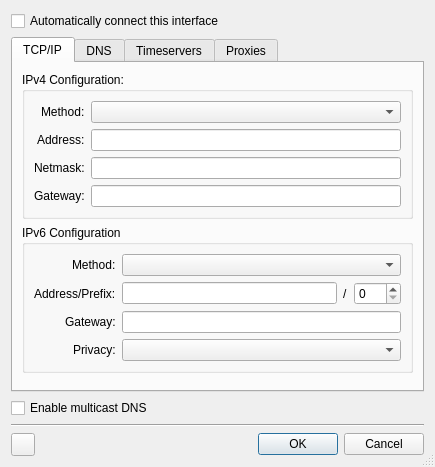
<?xml version="1.0" encoding="UTF-8"?>
<ui version="4.0">
 <class>Peditor</class>
 <widget class="QDialog" name="Peditor">
  <property name="geometry">
   <rect>
    <x>0</x>
    <y>0</y>
    <width>431</width>
    <height>467</height>
   </rect>
  </property>
  <property name="windowTitle">
   <string>Property Editor</string>
  </property>
  <property name="sizeGripEnabled">
   <bool>true</bool>
  </property>
  <property name="modal">
   <bool>true</bool>
  </property>
  <layout class="QVBoxLayout" name="verticalLayout_3">
   <item>
    <widget class="QCheckBox" name="checkBox_autoconnect">
     <property name="whatsThis">
      <string comment="property editor">&lt;html&gt;&lt;head/&gt;&lt;body&gt;&lt;p&gt;If checked this service will auto-connect when no other connection is available. This is only available for services marked &amp;quot;Favorite&amp;quot;. &lt;/p&gt;&lt;p&gt;The service will not auto-connect while roaming.&lt;/p&gt;&lt;/body&gt;&lt;/html&gt;</string>
     </property>
     <property name="text">
      <string>Automatically connect this interface</string>
     </property>
    </widget>
   </item>
   <item>
    <widget class="QTabWidget" name="tabWidget_peditor">
     <property name="currentIndex">
      <number>0</number>
     </property>
     <widget class="QWidget" name="tabWidget_peditorPage5">
      <attribute name="title">
       <string>TCP/IP</string>
      </attribute>
      <layout class="QVBoxLayout" name="verticalLayout">
       <item>
        <widget class="QGroupBox" name="gb_ipv4">
         <property name="title">
          <string>IPv4 Configuration:</string>
         </property>
         <layout class="QFormLayout" name="formLayout_2">
          <property name="labelAlignment">
           <set>Qt::AlignRight|Qt::AlignTrailing|Qt::AlignVCenter</set>
          </property>
          <item row="0" column="0">
           <widget class="QLabel" name="label_ipv4method">
            <property name="whatsThis">
             <string>&lt;html&gt;&lt;head/&gt;&lt;body&gt;&lt;p&gt;Possible values of &lt;span style=&quot; font-weight:600;&quot;&gt;dhcp&lt;/span&gt;, &lt;span style=&quot; font-weight:600;&quot;&gt;manual&lt;/span&gt;, and &lt;span style=&quot; font-weight:600;&quot;&gt;off&lt;/span&gt;.&lt;/p&gt;&lt;p&gt;If &lt;span style=&quot; font-weight:600;&quot;&gt;manual&lt;/span&gt; is selected boxes for &lt;span style=&quot; font-weight:600;&quot;&gt;Address&lt;/span&gt;, &lt;span style=&quot; font-weight:600;&quot;&gt;Netmask&lt;/span&gt; and&lt;span style=&quot; font-weight:600;&quot;&gt; Gateway&lt;/span&gt; will become visible.&lt;/p&gt;&lt;/body&gt;&lt;/html&gt;</string>
            </property>
            <property name="text">
             <string>Method:</string>
            </property>
           </widget>
          </item>
          <item row="0" column="1">
           <widget class="QComboBox" name="comboBox_ipv4method">
            <property name="currentText">
             <string/>
            </property>
           </widget>
          </item>
          <item row="1" column="0">
           <widget class="QLabel" name="label_ipv4address">
            <property name="whatsThis">
             <string>&lt;html&gt;&lt;head/&gt;&lt;body&gt;&lt;p&gt;The IPv4 address to use for this connection.&lt;/p&gt;&lt;/body&gt;&lt;/html&gt;</string>
            </property>
            <property name="text">
             <string>Address:</string>
            </property>
           </widget>
          </item>
          <item row="1" column="1">
           <widget class="QLineEdit" name="lineEdit_ipv4address">
            <property name="whatsThis">
             <string comment="property editor">&lt;!DOCTYPE HTML PUBLIC &quot;-//W3C//DTD HTML 4.0//EN&quot; &quot;http://www.w3.org/TR/REC-html40/strict.dtd&quot;&gt;
&lt;html&gt;&lt;head&gt;&lt;meta name=&quot;qrichtext&quot; content=&quot;1&quot; /&gt;&lt;style type=&quot;text/css&quot;&gt;
p, li { white-space: pre-wrap; }
&lt;/style&gt;&lt;/head&gt;&lt;body style=&quot; font-family:'Sans Serif'; font-size:9pt; font-weight:400; font-style:normal;&quot;&gt;
&lt;p style=&quot; margin-top:12px; margin-bottom:12px; margin-left:0px; margin-right:0px; -qt-block-indent:0; text-indent:0px;&quot;&gt;The IPv4 address to use for this connection.&lt;/p&gt;&lt;/body&gt;&lt;/html&gt;</string>
            </property>
           </widget>
          </item>
          <item row="2" column="0">
           <widget class="QLabel" name="label_ipv4netmask">
            <property name="whatsThis">
             <string>&lt;html&gt;&lt;head/&gt;&lt;body&gt;&lt;p&gt;The IPv4 netmask for this connection.&lt;/p&gt;&lt;/body&gt;&lt;/html&gt;</string>
            </property>
            <property name="text">
             <string>Netmask:</string>
            </property>
           </widget>
          </item>
          <item row="2" column="1">
           <widget class="QLineEdit" name="lineEdit_ipv4netmask">
            <property name="whatsThis">
             <string comment="property editor">&lt;!DOCTYPE HTML PUBLIC &quot;-//W3C//DTD HTML 4.0//EN&quot; &quot;http://www.w3.org/TR/REC-html40/strict.dtd&quot;&gt;
&lt;html&gt;&lt;head&gt;&lt;meta name=&quot;qrichtext&quot; content=&quot;1&quot; /&gt;&lt;style type=&quot;text/css&quot;&gt;
p, li { white-space: pre-wrap; }
&lt;/style&gt;&lt;/head&gt;&lt;body style=&quot; font-family:'Sans Serif'; font-size:9pt; font-weight:400; font-style:normal;&quot;&gt;
&lt;p style=&quot; margin-top:12px; margin-bottom:12px; margin-left:0px; margin-right:0px; -qt-block-indent:0; text-indent:0px;&quot;&gt;The IPv4 netmask for this connection.&lt;/p&gt;&lt;/body&gt;&lt;/html&gt;</string>
            </property>
           </widget>
          </item>
          <item row="3" column="0">
           <widget class="QLabel" name="label_ipv4gateway">
            <property name="whatsThis">
             <string>&lt;html&gt;&lt;head/&gt;&lt;body&gt;&lt;p&gt;The IPv4 gateway for this connection. This field is optional and may be left blank&lt;/p&gt;&lt;/body&gt;&lt;/html&gt;</string>
            </property>
            <property name="text">
             <string>Gateway:</string>
            </property>
           </widget>
          </item>
          <item row="3" column="1">
           <widget class="QLineEdit" name="lineEdit_ipv4gateway">
            <property name="whatsThis">
             <string comment="property editor">&lt;!DOCTYPE HTML PUBLIC &quot;-//W3C//DTD HTML 4.0//EN&quot; &quot;http://www.w3.org/TR/REC-html40/strict.dtd&quot;&gt;
&lt;html&gt;&lt;head&gt;&lt;meta name=&quot;qrichtext&quot; content=&quot;1&quot; /&gt;&lt;style type=&quot;text/css&quot;&gt;
p, li { white-space: pre-wrap; }
&lt;/style&gt;&lt;/head&gt;&lt;body style=&quot; font-family:'Sans Serif'; font-size:9pt; font-weight:400; font-style:normal;&quot;&gt;
&lt;p style=&quot; margin-top:12px; margin-bottom:12px; margin-left:0px; margin-right:0px; -qt-block-indent:0; text-indent:0px;&quot;&gt;The IPv4 gateway for this connection. This field is optional and may be left blank&lt;/p&gt;&lt;/body&gt;&lt;/html&gt;</string>
            </property>
           </widget>
          </item>
         </layout>
        </widget>
       </item>
       <item>
        <widget class="QGroupBox" name="gb_ipv6">
         <property name="title">
          <string>IPv6 Configuration</string>
         </property>
         <layout class="QFormLayout" name="formLayout_3">
          <property name="labelAlignment">
           <set>Qt::AlignRight|Qt::AlignTrailing|Qt::AlignVCenter</set>
          </property>
          <item row="0" column="0">
           <widget class="QLabel" name="label_ipv6method">
            <property name="whatsThis">
             <string>&lt;html&gt;&lt;head/&gt;&lt;body&gt;&lt;p&gt;Possible values are &amp;quot;auto&amp;quot;, &amp;quot;manual&amp;quot;,  and &amp;quot;off&amp;quot;&lt;/p&gt;&lt;/body&gt;&lt;/html&gt;</string>
            </property>
            <property name="text">
             <string>Method:</string>
            </property>
           </widget>
          </item>
          <item row="0" column="1">
           <widget class="QComboBox" name="comboBox_ipv6method">
            <property name="currentText">
             <string/>
            </property>
           </widget>
          </item>
          <item row="1" column="0">
           <widget class="QLabel" name="label_v6address">
            <property name="whatsThis">
             <string>&lt;html&gt;&lt;head/&gt;&lt;body&gt;&lt;p&gt;The IPv6 address to use for this connection.&lt;/p&gt;&lt;/body&gt;&lt;/html&gt;</string>
            </property>
            <property name="text">
             <string>Address/Prefix:</string>
            </property>
           </widget>
          </item>
          <item row="1" column="1">
           <layout class="QHBoxLayout" name="horizontalLayout">
            <item>
             <widget class="QLineEdit" name="lineEdit_ipv6address">
              <property name="whatsThis">
               <string>&lt;html&gt;&lt;head/&gt;&lt;body&gt;&lt;p&gt;The IPv6 address to use for this connection.&lt;/p&gt;&lt;/body&gt;&lt;/html&gt;</string>
              </property>
              <property name="text">
               <string/>
              </property>
             </widget>
            </item>
            <item>
             <widget class="QLabel" name="label_v6length">
              <property name="whatsThis">
               <string>&lt;html&gt;&lt;head/&gt;&lt;body&gt;&lt;p&gt;The prefix length of the IPv6 connection.&lt;/p&gt;&lt;/body&gt;&lt;/html&gt;</string>
              </property>
              <property name="text">
               <string>/</string>
              </property>
             </widget>
            </item>
            <item>
             <widget class="QSpinBox" name="spinBox_ipv6prefixlength">
              <property name="whatsThis">
               <string>&lt;html&gt;&lt;head/&gt;&lt;body&gt;&lt;p&gt;The prefix length of the IPv6 connection.&lt;/p&gt;&lt;/body&gt;&lt;/html&gt;</string>
              </property>
              <property name="maximum">
               <number>255</number>
              </property>
             </widget>
            </item>
           </layout>
          </item>
          <item row="2" column="0">
           <widget class="QLabel" name="label_v6gateway">
            <property name="whatsThis">
             <string>&lt;html&gt;&lt;head/&gt;&lt;body&gt;&lt;p&gt;The IPv6 gateway for this connection. This field is optional and may be left blank&lt;/p&gt;&lt;/body&gt;&lt;/html&gt;</string>
            </property>
            <property name="text">
             <string>Gateway:</string>
            </property>
           </widget>
          </item>
          <item row="2" column="1">
           <widget class="QLineEdit" name="lineEdit_ipv6gateway">
            <property name="whatsThis">
             <string>&lt;html&gt;&lt;head/&gt;&lt;body&gt;&lt;p&gt;The IPv6 gateway for this connection. This field is optional and may be left blank&lt;/p&gt;&lt;/body&gt;&lt;/html&gt;</string>
            </property>
           </widget>
          </item>
          <item row="3" column="0">
           <widget class="QLabel" name="label_v6privacy">
            <property name="whatsThis">
             <string>&lt;html&gt;&lt;head/&gt;&lt;body&gt;&lt;p&gt;Enable or disable the IPv6 privacy extension as described in RFC 4941.&lt;/p&gt;&lt;p&gt;&lt;span style=&quot; font-weight:600;&quot;&gt;Disabled&lt;/span&gt;: privacy extension is disabled and normal autoconf addresses are used.&lt;/p&gt;&lt;p&gt;&lt;span style=&quot; font-weight:600;&quot;&gt;Enabled&lt;/span&gt;: the system prefers to use public addresses over temporary addresses.&lt;/p&gt;&lt;p&gt;&lt;span style=&quot; font-weight:600;&quot;&gt;Prefered&lt;/span&gt;: privacy extension is enabled and the system prefers temporary addresses over public addresses.&lt;/p&gt;&lt;p&gt;&lt;br/&gt;&lt;/p&gt;&lt;/body&gt;&lt;/html&gt;</string>
            </property>
            <property name="text">
             <string>Privacy:</string>
            </property>
           </widget>
          </item>
          <item row="3" column="1">
           <widget class="QComboBox" name="comboBox_ipv6privacy">
            <property name="whatsThis">
             <string>&lt;!DOCTYPE HTML PUBLIC &quot;-//W3C//DTD HTML 4.0//EN&quot; &quot;http://www.w3.org/TR/REC-html40/strict.dtd&quot;&gt;
&lt;html&gt;&lt;head&gt;&lt;meta name=&quot;qrichtext&quot; content=&quot;1&quot; /&gt;&lt;style type=&quot;text/css&quot;&gt;
p, li { white-space: pre-wrap; }
&lt;/style&gt;&lt;/head&gt;&lt;body style=&quot; font-family:'Sans Serif'; font-size:9pt; font-weight:400; font-style:normal;&quot;&gt;
&lt;p style=&quot; margin-top:12px; margin-bottom:12px; margin-left:0px; margin-right:0px; -qt-block-indent:0; text-indent:0px;&quot;&gt;Enable or disable the IPv6 privacy extension as described in RFC 4941,&lt;/p&gt;
&lt;p style=&quot; margin-top:12px; margin-bottom:12px; margin-left:0px; margin-right:0px; -qt-block-indent:0; text-indent:0px;&quot;&gt;&lt;span style=&quot; font-weight:600;&quot;&gt;Disabled&lt;/span&gt;: privacy extension is disabled and normal autoconf addresses are used.&lt;/p&gt;
&lt;p style=&quot; margin-top:12px; margin-bottom:12px; margin-left:0px; margin-right:0px; -qt-block-indent:0; text-indent:0px;&quot;&gt;&lt;span style=&quot; font-weight:600;&quot;&gt;Enabled&lt;/span&gt;: the system prefers to use public addresses over temporary addresses.&lt;/p&gt;
&lt;p style=&quot; margin-top:12px; margin-bottom:12px; margin-left:0px; margin-right:0px; -qt-block-indent:0; text-indent:0px;&quot;&gt;&lt;span style=&quot; font-weight:600;&quot;&gt;Prefered&lt;/span&gt;: privacy extension is enabled and the system prefers temporary addresses over public addresses.&lt;/p&gt;
&lt;p style=&quot; margin-top:12px; margin-bottom:12px; margin-left:0px; margin-right:0px; -qt-block-indent:0; text-indent:0px;&quot;&gt;&lt;br /&gt;&lt;/p&gt;&lt;/body&gt;&lt;/html&gt;</string>
            </property>
            <property name="currentText">
             <string/>
            </property>
           </widget>
          </item>
         </layout>
        </widget>
       </item>
       <item>
        <spacer name="verticalSpacer_2">
         <property name="orientation">
          <enum>Qt::Vertical</enum>
         </property>
         <property name="sizeHint" stdset="0">
          <size>
           <width>20</width>
           <height>25</height>
          </size>
         </property>
        </spacer>
       </item>
      </layout>
     </widget>
     <widget class="QWidget" name="tabWidget_peditorPage2">
      <attribute name="title">
       <string>DNS</string>
      </attribute>
      <layout class="QFormLayout" name="formLayout">
       <property name="labelAlignment">
        <set>Qt::AlignRight|Qt::AlignTrailing|Qt::AlignVCenter</set>
       </property>
       <item row="0" column="0">
        <widget class="QLabel" name="label">
         <property name="text">
          <string>Nameservers:</string>
         </property>
        </widget>
       </item>
       <item row="0" column="1">
        <widget class="QLineEdit" name="lineEdit_nameservers">
         <property name="whatsThis">
          <string notr="true"/>
         </property>
        </widget>
       </item>
       <item row="1" column="0">
        <widget class="QLabel" name="l_searchdom">
         <property name="text">
          <string>Search Domains:</string>
         </property>
        </widget>
       </item>
       <item row="1" column="1">
        <widget class="QLineEdit" name="lineEdit_domains">
         <property name="whatsThis">
          <string notr="true"/>
         </property>
        </widget>
       </item>
       <item row="2" column="0" colspan="2">
        <spacer name="verticalSpacer_4">
         <property name="orientation">
          <enum>Qt::Vertical</enum>
         </property>
         <property name="sizeHint" stdset="0">
          <size>
           <width>20</width>
           <height>40</height>
          </size>
         </property>
        </spacer>
       </item>
      </layout>
     </widget>
     <widget class="QWidget" name="tabWidget_peditorPage3">
      <attribute name="title">
       <string>Timeservers</string>
      </attribute>
      <layout class="QFormLayout" name="fl_ts">
       <property name="labelAlignment">
        <set>Qt::AlignRight|Qt::AlignTrailing|Qt::AlignVCenter</set>
       </property>
       <item row="0" column="0">
        <widget class="QLabel" name="l_ts">
         <property name="text">
          <string>Timeservers:</string>
         </property>
        </widget>
       </item>
       <item row="0" column="1">
        <widget class="QLineEdit" name="lineEdit_timeservers">
         <property name="whatsThis">
          <string notr="true"/>
         </property>
        </widget>
       </item>
       <item row="1" column="1">
        <spacer name="verticalSpacer_5">
         <property name="orientation">
          <enum>Qt::Vertical</enum>
         </property>
         <property name="sizeHint" stdset="0">
          <size>
           <width>20</width>
           <height>40</height>
          </size>
         </property>
        </spacer>
       </item>
      </layout>
     </widget>
     <widget class="QWidget" name="tabWidget_peditorPage7">
      <attribute name="title">
       <string>Proxies</string>
      </attribute>
      <layout class="QFormLayout" name="fl_proxies">
       <property name="labelAlignment">
        <set>Qt::AlignRight|Qt::AlignTrailing|Qt::AlignVCenter</set>
       </property>
       <item row="0" column="0">
        <widget class="QLabel" name="label_13">
         <property name="text">
          <string>Method:</string>
         </property>
        </widget>
       </item>
       <item row="0" column="1">
        <widget class="QComboBox" name="comboBox_proxymethod">
         <property name="currentText">
          <string/>
         </property>
        </widget>
       </item>
       <item row="1" column="0">
        <widget class="QLabel" name="label_proxyUrl">
         <property name="text">
          <string>URL:</string>
         </property>
        </widget>
       </item>
       <item row="1" column="1">
        <widget class="QLineEdit" name="lineEdit_proxyurl">
         <property name="whatsThis">
          <string>&lt;html&gt;&lt;head/&gt;&lt;body&gt;&lt;p&gt;Automatic proxy configuration URL.  Used by the &amp;quot;auto&amp;quot; method.&lt;/p&gt;&lt;/body&gt;&lt;/html&gt;</string>
         </property>
        </widget>
       </item>
       <item row="2" column="0">
        <widget class="QLabel" name="label_proxyServers">
         <property name="text">
          <string>Servers:</string>
         </property>
        </widget>
       </item>
       <item row="2" column="1">
        <widget class="QLineEdit" name="lineEdit_proxyexcludes">
         <property name="whatsThis">
          <string>&lt;html&gt;&lt;head/&gt;&lt;body&gt;&lt;p&gt;Used when &amp;quot;manual&amp;quot; is set.  A list of hosts which can be accessed directly.&lt;/p&gt;&lt;p&gt;&lt;br/&gt;&lt;/p&gt;&lt;p&gt;Enter one or more IP addresses.  Separate each address you enter by a comma, semi-colon, or by white space.&lt;/p&gt;&lt;/body&gt;&lt;/html&gt;</string>
         </property>
        </widget>
       </item>
       <item row="3" column="0">
        <widget class="QLabel" name="label_proxyexcludes">
         <property name="text">
          <string>Excludes:</string>
         </property>
        </widget>
       </item>
       <item row="3" column="1">
        <widget class="QLineEdit" name="lineEdit_proxyservers">
         <property name="whatsThis">
          <string comment="property editor">&lt;!DOCTYPE HTML PUBLIC &quot;-//W3C//DTD HTML 4.0//EN&quot; &quot;http://www.w3.org/TR/REC-html40/strict.dtd&quot;&gt;
&lt;html&gt;&lt;head&gt;&lt;meta name=&quot;qrichtext&quot; content=&quot;1&quot; /&gt;&lt;style type=&quot;text/css&quot;&gt;
p, li { white-space: pre-wrap; }
&lt;/style&gt;&lt;/head&gt;&lt;body style=&quot; font-family:'Sans Serif'; font-size:9pt; font-weight:400; font-style:normal;&quot;&gt;
&lt;p style=&quot; margin-top:12px; margin-bottom:12px; margin-left:0px; margin-right:0px; -qt-block-indent:0; text-indent:0px;&quot;&gt;Used when &amp;quot;manual&amp;quot; is set. List of proxy URIs. The URI without a protocol will be interpreted as the generic proxy URI.&lt;/p&gt;
&lt;p style=&quot; margin-top:12px; margin-bottom:12px; margin-left:0px; margin-right:0px; -qt-block-indent:0; text-indent:0px;&quot;&gt;Enter one or more IP addresses. Separate each address you enter by a comma, semi-colon, or by white space.&lt;/p&gt;&lt;/body&gt;&lt;/html&gt;</string>
         </property>
        </widget>
       </item>
       <item row="4" column="0" colspan="2">
        <spacer name="verticalSpacer_6">
         <property name="orientation">
          <enum>Qt::Vertical</enum>
         </property>
         <property name="sizeHint" stdset="0">
          <size>
           <width>391</width>
           <height>40</height>
          </size>
         </property>
        </spacer>
       </item>
      </layout>
     </widget>
    </widget>
   </item>
   <item>
    <widget class="QCheckBox" name="checkBox_mdns">
     <property name="whatsThis">
      <string comment="property editor">&lt;html&gt;&lt;head/&gt;&lt;body&gt;&lt;p&gt;Check to enable mDNS.  Note that mDNS requires a DNS backend which supports it.&lt;/p&gt;&lt;p&gt;&lt;br/&gt;&lt;/p&gt;&lt;/body&gt;&lt;/html&gt;</string>
     </property>
     <property name="text">
      <string>Enable multicast DNS</string>
     </property>
    </widget>
   </item>
   <item>
    <widget class="Line" name="line">
     <property name="orientation">
      <enum>Qt::Horizontal</enum>
     </property>
    </widget>
   </item>
   <item>
    <layout class="QHBoxLayout" name="horizontalLayout_2">
     <item>
      <widget class="QToolButton" name="btn_help">
       <property name="sizePolicy">
        <sizepolicy hsizetype="Minimum" vsizetype="Fixed">
         <horstretch>0</horstretch>
         <verstretch>0</verstretch>
        </sizepolicy>
       </property>
       <property name="toolTip">
        <string>&lt;html&gt;&lt;head/&gt;&lt;body&gt;&lt;p&gt;What's This&lt;/p&gt;&lt;/body&gt;&lt;/html&gt;</string>
       </property>
       <property name="text">
        <string/>
       </property>
      </widget>
     </item>
     <item>
      <spacer name="horizontalSpacer">
       <property name="orientation">
        <enum>Qt::Horizontal</enum>
       </property>
       <property name="sizeHint" stdset="0">
        <size>
         <width>40</width>
         <height>20</height>
        </size>
       </property>
      </spacer>
     </item>
     <item>
      <widget class="QPushButton" name="pushButton_ok">
       <property name="enabled">
        <bool>true</bool>
       </property>
       <property name="whatsThis">
        <string>&lt;html&gt;&lt;head/&gt;&lt;body&gt;&lt;p&gt;Accept the entries, send them to Connman, and close the dialog.&lt;/p&gt;&lt;/body&gt;&lt;/html&gt;</string>
       </property>
       <property name="text">
        <string>OK</string>
       </property>
      </widget>
     </item>
     <item>
      <widget class="QPushButton" name="pushButton_cancel">
       <property name="whatsThis">
        <string>&lt;html&gt;&lt;head/&gt;&lt;body&gt;&lt;p&gt;Close the dialog without sending any entries to Connman.&lt;/p&gt;&lt;/body&gt;&lt;/html&gt;</string>
       </property>
       <property name="text">
        <string>Cancel</string>
       </property>
      </widget>
     </item>
    </layout>
   </item>
  </layout>
 </widget>
 <tabstops>
  <tabstop>checkBox_autoconnect</tabstop>
  <tabstop>tabWidget_peditor</tabstop>
  <tabstop>comboBox_ipv4method</tabstop>
  <tabstop>lineEdit_ipv4address</tabstop>
  <tabstop>lineEdit_ipv4netmask</tabstop>
  <tabstop>lineEdit_ipv4gateway</tabstop>
  <tabstop>comboBox_ipv6method</tabstop>
  <tabstop>lineEdit_ipv6address</tabstop>
  <tabstop>spinBox_ipv6prefixlength</tabstop>
  <tabstop>lineEdit_ipv6gateway</tabstop>
  <tabstop>comboBox_ipv6privacy</tabstop>
  <tabstop>lineEdit_nameservers</tabstop>
  <tabstop>lineEdit_domains</tabstop>
  <tabstop>lineEdit_timeservers</tabstop>
  <tabstop>comboBox_proxymethod</tabstop>
  <tabstop>lineEdit_proxyurl</tabstop>
  <tabstop>lineEdit_proxyexcludes</tabstop>
  <tabstop>lineEdit_proxyservers</tabstop>
  <tabstop>checkBox_mdns</tabstop>
  <tabstop>pushButton_ok</tabstop>
  <tabstop>pushButton_cancel</tabstop>
  <tabstop>btn_help</tabstop>
 </tabstops>
 <resources/>
 <connections>
  <connection>
   <sender>pushButton_cancel</sender>
   <signal>clicked()</signal>
   <receiver>Peditor</receiver>
   <slot>reject()</slot>
   <hints>
    <hint type="sourcelabel">
     <x>239</x>
     <y>434</y>
    </hint>
    <hint type="destinationlabel">
     <x>226</x>
     <y>-14</y>
    </hint>
   </hints>
  </connection>
 </connections>
</ui>
